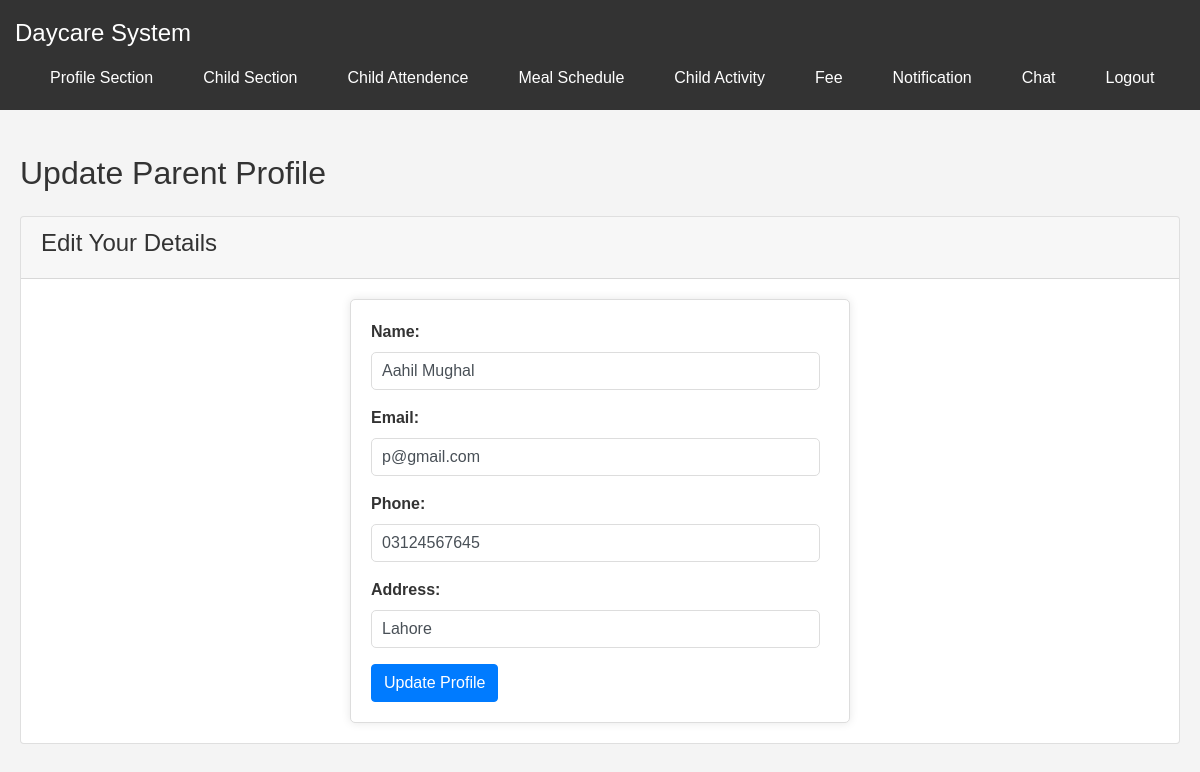
/parent_profile.php (signed in), run on the app's committed database.
### tables this page shows
CREATE TABLE `users` (
  `id` int(11) NOT NULL,
  `name` varchar(255) NOT NULL,
  `email` varchar(255) NOT NULL,
  `password` varchar(255) NOT NULL,
  `address` varchar(255) DEFAULT NULL,
  `phone` varchar(50) DEFAULT NULL,
  `role` varchar(50) NOT NULL
);

### parent_profile.php (the view, shortened to what this page needs)
<?php
include 'db_connection.php';
$user_id = $_SESSION['user_id'];
$user_query = "SELECT name, email, phone, address FROM users WHERE id = '$user_id'";
$user_result = mysqli_query($conn, $user_query);
if ($user_result && mysqli_num_rows($user_result) > 0) {
    $row = mysqli_fetch_assoc($user_result);
    $user_name = $row['name'];
    $user_email = $row['email'];
    $user_phone = $row['phone'];
    $user_address = $row['address'];
} else {
    $message = "User not found!";
}
?>
<!DOCTYPE html>
<html lang="en">
<head>
<link rel="stylesheet" href="https://stackpath.bootstrapcdn.com/bootstrap/4.5.2/css/bootstrap.min.css">
</head>
<body>
<?php include 'navbar.php'; ?>
<div class="container mt-4">
    <h2>Update Parent Profile</h2>
    <div class="card mt-4">
        <div class="card-header">
            <h4>Edit Your Details</h4>
        </div>
        <div class="card-body">
            <form method="POST" action="">
                <div class="form-group">
                    <label>Name:</label>
                    <input type="text" name="name" class="form-control" value="<?php echo htmlspecialchars($user_name); ?>" required>
                </div>
                <div class="form-group">
                    <label>Email:</label>
                    <input type="email" name="email" class="form-control" value="<?php echo htmlspecialchars($user_email); ?>" required>
                </div>
                <div class="form-group">
                    <label>Phone:</label>
                    <input type="text" name="phone" class="form-control" value="<?php echo htmlspecialchars($user_phone); ?>" required>
                </div>
                <div class="form-group">
                    <label>Address:</label>
                    <input type="text" name="address" class="form-control" value="<?php echo htmlspecialchars($user_address); ?>" required>
                </div>
                <button type="submit" class="btn btn-primary">Update Profile</button>
            </form>
        </div>
    </div>
</div>
</body>
</html>

### styles.css (style rules this page uses)
body { font-family: Arial, sans-serif; margin: 0; padding: 0; background-color: #f4f4f4; color: #333; }
.container { max-width: 1200px; margin: 0 auto; padding: 20px; }
form { background-color: #fff; border: 1px solid #ddd; border-radius: 5px; max-width: 500px; margin: 0 auto; padding: 20px; box-shadow: 0 0 10px rgba(0, 0, 0, 0.1); }
form label { display: block; margin-bottom: 8px; font-weight: bold; }
form input[type="email"], form input[type="password"], form input[type="text"], form input[type="number"], form textarea { width: 98%; padding: 10px; margin-bottom: 15px; border: 1px solid #ddd; border-radius: 5px; }
form button { background-color: green; color: #fff; border: none; padding: 10px 20px; border-radius: 5px; cursor: pointer; font-size: 1em; }

### parent_profile.php (style rules this page uses)
body { padding-top: 70px; }

### data on the page
users: name "Aahil Mughal", email "p@gmail.com", phone "03124567645", address "Lahore"
